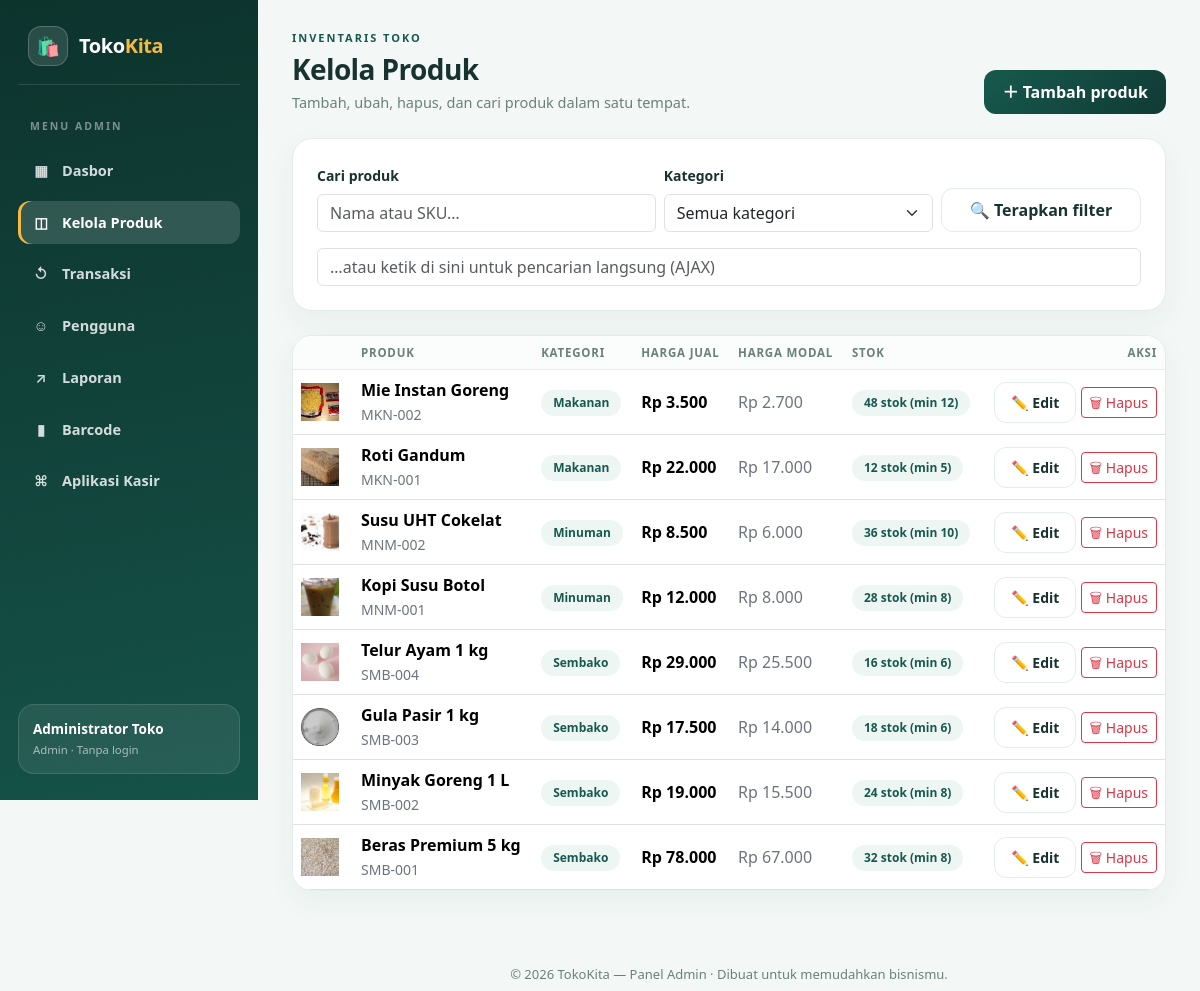
The app's page /admin/produk.php with its own data.
### tables this page shows
CREATE TABLE products (
    id INT UNSIGNED AUTO_INCREMENT PRIMARY KEY,
    name VARCHAR(160) NOT NULL,
    sku VARCHAR(50) NOT NULL UNIQUE,
    category VARCHAR(80) NOT NULL,
    price DECIMAL(12,2) NOT NULL DEFAULT 0,
    cost DECIMAL(12,2) NOT NULL DEFAULT 0,
    stock INT UNSIGNED NOT NULL DEFAULT 0,
    min_stock INT UNSIGNED NOT NULL DEFAULT 5,
    emoji VARCHAR(20) NOT NULL DEFAULT '📦',
    image VARCHAR(255) NOT NULL DEFAULT '',
    created_at TIMESTAMP NOT NULL DEFAULT CURRENT_TIMESTAMP
);

### admin/produk.php (the view, shortened to what this page needs)
<?php
require __DIR__ . '/../template/config.php';
require __DIR__ . '/../template/auth.php';
$q = trim((string) ($_GET['q'] ?? ''));
$where = [];
$params = [];
$stmt = $koneksi->prepare('SELECT * FROM products' . ($where ? ' WHERE ' . implode(' AND ', $where) : '') . ' ORDER BY id DESC');
$stmt->execute($params);
$products = $stmt->fetchAll();
require __DIR__ . '/_layout_top.php';
?>
    <div class="page-head">
        <div>
            <div class="eyebrow">INVENTARIS TOKO</div>
            <h1>Kelola Produk</h1>
            <p>Tambah, ubah, hapus, dan cari produk dalam satu tempat.</p>
        </div>
        <button class="btn btn-brand" type="button" data-bs-toggle="modal" data-bs-target="#productModal" data-mode="add">＋ Tambah produk</button>
    </div>
    <div class="card-soft p-4 mb-4">
        <form method="get" class="row g-2 align-items-end">
            <div class="col-md-5">
                <label class="form-label small fw-bold">Cari produk</label>
                <input class="form-control" type="search" name="q" value="<?= h($q) ?>" placeholder="Nama atau SKU…">
            </div>
            <div class="col-md-4">
                <label class="form-label small fw-bold">Kategori</label>
                <select class="form-select" name="kategori">
                    <option value="">Semua kategori</option>
                </select>
            </div>
            <div class="col-md-3 d-grid">
                <button class="btn btn-ghost-soft" type="submit">🔍 Terapkan filter</button>
            </div>
        </form>
        <div class="form-borderless mt-3">
            <input class="form-control" id="ajaxProductSearch" type="search" placeholder="…atau ketik di sini untuk pencarian langsung (AJAX)">
        </div>
    </div>
    <div class="card-soft p-0 overflow-hidden">
        <div class="table-responsive">
            <table class="table align-middle mb-0">
                <thead>
                <tr>
                    <th style="width:60px"></th>
                    <th>PRODUK</th>
                    <th>KATEGORI</th>
                    <th>HARGA JUAL</th>
                    <th>HARGA MODAL</th>
                    <th>STOK</th>
                    <th class="text-end">AKSI</th>
                </tr>
                </thead>
                <tbody id="ajaxProductRows">
                <?php foreach ($products as $p): ?>
                    <tr>
                        <td><span class="avatar-chip"><?= h($p['emoji']) ?><?= fotoImg($p) ?></span></td>
                        <td><strong><?= h($p['name']) ?></strong><br><small class="text-secondary"><?= h($p['sku']) ?></small></td>
                        <td><span class="pill"><?= h($p['category']) ?></span></td>
                        <td class="fw-bold"><?= money($p['price']) ?></td>
                        <td class="text-secondary"><?= money($p['cost']) ?></td>
                        <td><span class="pill <?= (int) $p['stock'] <= (int) $p['min_stock'] ? 'warn' : '' ?>"><?= (int) $p['stock'] ?> stok (min <?= (int) $p['min_stock'] ?>)</span></td>
                        <td class="text-end text-nowrap">
                            <button class="btn btn-sm btn-ghost-soft" type="button" data-bs-toggle="modal" data-bs-target="#productModal" data-mode="edit"
                                    data-id="<?= (int) $p['id'] ?>" data-name="<?= h($p['name']) ?>" data-sku="<?= h($p['sku']) ?>"
                                    data-category="<?= h($p['category']) ?>" data-price="<?= h($p['price']) ?>" data-cost="<?= h($p['cost']) ?>"
                                    data-stock="<?= (int) $p['stock'] ?>" data-min_stock="<?= (int) $p['min_stock'] ?>" data-emoji="<?= h($p['emoji']) ?>"
                                    data-image="<?= h($p['image'] ?? '') ?>">✏️ Edit</button>
                            <form method="post" class="d-inline" data-confirm="Hapus produk <?= h($p['name']) ?>? Riwayat penjualannya tetap tersimpan.">
                                <button class="btn btn-sm btn-outline-danger" type="submit">🗑 Hapus</button>
                            </form>
                        </td>
                    </tr>
                <?php endforeach; ?>
                </tbody>
            </table>
        </div>
    </div>
<?php require __DIR__ . '/_layout_bottom.php'; ?>

### template/auth.php (shortened to what this page needs)
<?php
if (!function_exists('h')) {
    function h($value): string
    {
        return htmlspecialchars((string) $value, ENT_QUOTES | ENT_SUBSTITUTE, 'UTF-8');
    }
}
if (!function_exists('money')) {
    function money($value): string
    {
        return 'Rp ' . number_format((float) $value, 0, ',', '.');
    }
}
function appBase(): string
{
    $doc = rtrim(str_replace('\\', '/', (string) ($_SERVER['DOCUMENT_ROOT'] ?? '')), '/');
    $app = rtrim(str_replace('\\', '/', dirname(__DIR__)), '/');
    return rtrim(substr($app, strlen($doc)), '/');
}
function fotoUrl(string $path): string
{
    $path = trim($path);
    return appBase() . '/' . ltrim(str_replace('\\', '/', $path), '/');
}
function fotoImg(?array $produk, string $attr = ''): string
{
    $url = fotoUrl((string) ($produk['image'] ?? ''));
    $alt = h($produk['name'] ?? '');
    $extra = $attr === '' ? '' : ' ' . $attr;
    return '<img class="foto-produk" src="' . h($url) . '" alt="' . $alt . '" loading="lazy" onerror="this.remove()"' . $extra . '>';
}

### admin/assets/admin.css (style rules this page uses)
:root { --brand: #103b34; --brand-2: #17594e; --accent: #f4b942; --ink: #18332f; --muted: #6b8079; --line: #e3ece9; --bg: #f3f8f6; }
body { background: var(--bg); color: var(--ink); font-family: 'Segoe UI', 'DM Sans', system-ui, -apple-system, sans-serif; min-height: 100vh; }
.page-head { display: flex; justify-content: space-between; align-items: flex-end; gap: 16px; flex-wrap: wrap; margin-bottom: 24px; }
.page-head .eyebrow { font-size: 11px; letter-spacing: 2px; font-weight: 800; color: var(--brand-2); margin-bottom: 6px; }
.page-head h1 { font-size: 28px; font-weight: 800; letter-spacing: -.6px; margin: 0; }
.page-head p { color: var(--muted); margin: 6px 0 0; font-size: 14.5px; }
.card-soft { background: #fff; border: 1px solid var(--line); border-radius: 20px; box-shadow: 0 10px 30px rgba(16, 59, 52, .05); }
.pill { display: inline-flex; align-items: center; gap: 6px; border-radius: 999px; padding: 4px 12px; font-size: 12px; font-weight: 700; background: #eef6f3; color: var(--brand-2); }
.table thead th { font-size: 11.5px; letter-spacing: .8px; color: var(--muted); font-weight: 800; border-bottom: 1px solid var(--line); background: #fbfdfc; }
.table td { vertical-align: middle; }
.avatar-chip { width: 38px; height: 38px; border-radius: 12px; background: #eef6f3; display: inline-grid; place-items: center; font-size: 18px; }
.btn-brand { background: linear-gradient(135deg, var(--brand-2), var(--brand)); color: #fff; border: 0; border-radius: 12px; font-weight: 700; padding: 10px 18px; }
.btn-ghost-soft { border: 1.5px solid var(--line); background: #fff; color: var(--ink); border-radius: 12px; font-weight: 600; padding: 9px 16px; }
.avatar-chip { position: relative; }
.avatar-chip .foto-produk { position: absolute; inset: 0; width: 100%; height: 100%; object-fit: cover; }

### records on screen
products: image (picture), name "Mie Instan Goreng", sku "MKN-002", category "Makanan", price "Rp 3.500", cost "Rp 2.700", stock "48", min_stock "12"
products: image (picture), name "Roti Gandum", sku "MKN-001", category "Makanan", price "Rp 22.000", cost "Rp 17.000", stock "12", min_stock "5"
products: image (picture), name "Susu UHT Cokelat", sku "MNM-002", category "Minuman", price "Rp 8.500", cost "Rp 6.000", stock "36", min_stock "10"
products: image (picture), name "Kopi Susu Botol", sku "MNM-001", category "Minuman", price "Rp 12.000", cost "Rp 8.000", stock "28", min_stock "8"
products: image (picture), name "Telur Ayam 1 kg", sku "SMB-004", category "Sembako", price "Rp 29.000", cost "Rp 25.500", stock "16", min_stock "6"
products: image (picture), name "Gula Pasir 1 kg", sku "SMB-003", category "Sembako", price "Rp 17.500", cost "Rp 14.000", stock "18", min_stock "6"
products: image (picture), name "Minyak Goreng 1 L", sku "SMB-002", category "Sembako", price "Rp 19.000", cost "Rp 15.500", stock "24", min_stock "8"
products: image (picture), name "Beras Premium 5 kg", sku "SMB-001", category "Sembako", price "Rp 78.000", cost "Rp 67.000", stock "32", min_stock "8"

### other values on screen
$ico "▦"
$label "Dasbor"
$ico "◫"
$label "Kelola Produk"
$ico "↺"
$label "Transaksi"
$ico "☺"
$label "Pengguna"
$ico "↗"
$label "Laporan"
$ico "▮"
$label "Barcode"
$ico "⌘"
$label "Aplikasi Kasir"
$user['nama'] "Administrator Toko"
